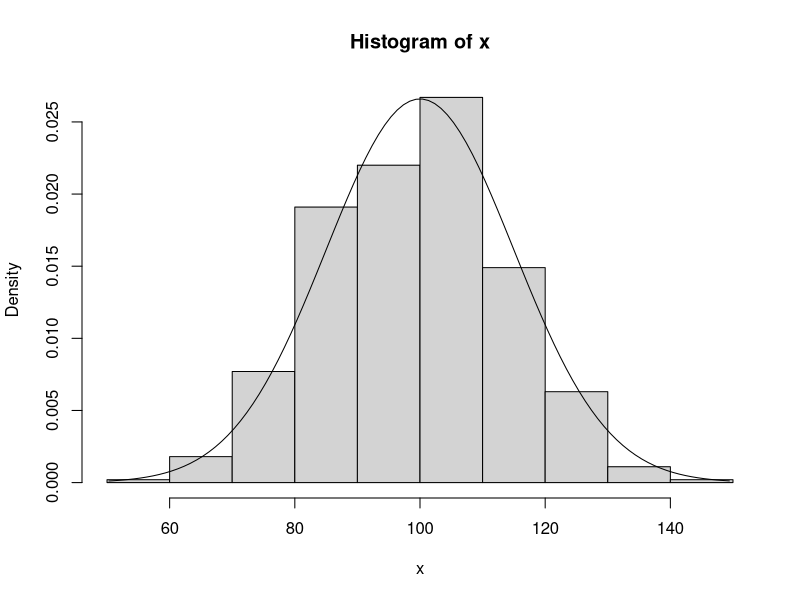

Write the R code that produced this figure. (Note: this script raises an error after producing the figure.)
###### Chapter 3 Interval estimation and hypothesis testing
pkgs <- c("xtable", "PoEdata", "knitr")
sapply(pkgs, require, character.only = TRUE)
#### 
# interval estimate, confidence interval, includes the true parameter with 
# a given probability
# a coefficient of the linear regression model such as b1 is normally 
# distributed with its mean equal to the population parameter ß1
# a variance that depends on the population variance sig2 and sample size
####
# The quantile is defined as the smallest value x such that F(x) >= p, where 
# F is the distribution function.
####
## pnorm, cdf:culmulative density function
# Suppose widgit weights produced at Acme Widgit Works have weights that are
# normally distributed with mean 17.46 grams and variance 375.67 grams. What
# is the probability that a randomly chosen widgit weighs more then 19 grams?
(1-pnorm(19, 17.46, sqrt(375.67)))
pnorm(19, 17.46, sqrt(375.67), lower.tail = FALSE)
## qnorm: inverse-look up, cdf:culmulative density function
# Suppose IQ scores are normally distributed with mean 100 and standard 
# deviation 15. What is the 95th percentile of the distribution of IQ scores?
qnorm(0.95, 100, 15)
## dnorm, pdf:probability density function
## rnorm
x <- rnorm(1000, 100, 15) # generate 1000 normal random numbers
hist(x, prob = TRUE)
xx <- seq(min(x), max(x), len = 100)
lines(xx, dnorm(xx, 100, 15))
###
## pbinom, cdf
# Suppose widgits produced at Acme Widgit Works have probability 
# 0.005 of being defective. Suppose widgits are shipped in cartons 
# containing 25 widgits. What is the probability that a randomly chosen 
# carton contains no more than one defective widgit?
pbinom(q = 1, size = 25, prob = 0.005)
## qbinom: cdf
## dbinom, pf: probability function, for discrete data
# Suppose widgits produced at Acme Widgit Works have probability 0.005 of
# being defective. Suppose widgits are shipped in cartons containing 25 
# widgits. What is the probability that a randomly chosen carton contains 
# exactly one defective widgit?
dbinom(x = 1, size = 25, prob = 0.005)
####
## the difference between x, q, p:
# x: the exactly this number P(X = 1)
# q: the number of interval, P(X <= 1)
# p: the area, F(x) <= p
#### Get the coefs interval
data("food")
alpha <- 0.05 # the significant level
mod1 <- lm(food_exp ~ income, food)
smod1 <- summary(mod1)
# b2 +- tc * seb2
b2 <- coef(mod1)[[2]] # get b2 coef
seb2 <- coef(smod1)[2,2] # get standard deviation or standard error of b2
df <- df.residual(mod1) # get the df
tc <- qt(1-alpha/2, df) # get the t critical value of the b2
# 
lowb <- b2 - tc*seb2 
upb <- b2 + tc*seb2
lowb; upb
##
ci <- confint(mod1)
#### Confidence intervals in repeated samples
data("table2_2")
View(table2_2)
mod2 <- lm(y1 ~ x, table2_2)
#
tc <- dt(1-alpha/2, df.residual(mod2)) # get the critical t value
#
lowb1 <- rep(0, 10)
upb1 <- rep(0, 10)
lowb2 <- rep(0, 10)
upb2 <- rep(0, 10)
#
for(i in 2:11){
  dat <- data.frame(cbind(table2_2[,1], table2_2[,i]))
  names(dat) <- c("x", "y")
  mod2 <- lm(y ~ x, dat)
  smod1 <- summary(mod2)
  b1 <- coef(mod1)[[1]]
  b2 <- coef(mod1)[[2]]
  seb1 <- coef(smod1)[1, 2]
  seb2 <- coef(smod1)[2, 2]
  lowb1[i-1] <- b1-tc*seb1
  upb1[i-1] <- b1+tc*seb1
  lowb2[i-1] <- b2-tc*seb2
  upb2[i-1] <- b2+tc*seb2
}
table <- data.frame(lowb1, upb1, lowb2, upb2)
kable(table,
      caption = "Confidence interval for $b_{1}$ and $b_{2}$",
      aligh = "c")
?kable
#### Hypothesis testing
mod1 <- lm(food_exp ~ income, food)
smod1 <- summary(mod1)
table <- data.frame(xtable(mod1)) # xtable, convert a R object to an xtable
# object, can then be printed as LaTeX or HTML table
kable(table, caption = "Regression output showing the coefficients")
##
b2 <- coef(mod1)[[2]] # get b2
seb2 <- coef(smod1)[2, 2] # seb2 <- sqrt(vcov(mod1)[2, 2])
t <- b2/seb2
df <- df.residual(mod1)
tc <- qt(1-alpha/2, df)
##
t > tc # true, then in the rejection area
#
curve(dt(x, df), -2.5*seb2, 2.5*seb2, ylab = "", xlab = "t",
      main = "A two-tail hypothesis testing for b2 in the food exmaple") 
# plot density function of respective t statistics
abline(v = c(-tc, tc, t), col = c("red", "red", "blue"),
       lty = c(2, 2, 3)) # show t value and tc 
legend("topleft", legend = c("-tr", "t", "tr"), 
       col = c("red", "red", "blue"),
       lty = c(2, 2, 3), x.intersp = 0.3, y.intersp = 0.3, seg.len = 0.8)
### One-tailed
## right side
t <- (b2-5.5)/seb2
tc <- qt(1-alpha, df) # here, alpha isn't divided by two
#
t > tc # reject H0 
curve(dt(x, df), -2.5*seb2, 2.5*seb2, ylab = "", xlab = "t",
      main = "A right one-tailed hypothesis testing for b2 in the food example")
abline(v = c(tc, t), col = c("red", "blue"), lty = c(2, 3))
legend("topleft", legend = c("tc", "t"), col = c("red", "blue"),
       lty = c(2, 3), x.intersp = 0.3, y.intersp = 0.3, seg.len = 0.8)
## left side
t <- (b2-15)/seb2
tc <- qt(alpha, df)
#
t < tc # reject H0
#
curve(dt(x, df), -2.5*seb2, 2.5*seb2, ylab = "", xlab = "t",
      main = "A left one-tailed hypothesis testing for b2 in the food example")
abline(v = c(t, tc), col = c("blue", "red"), lty = c(3,2))
legend("topright", legend = c("t", "tc"), col = c("blue", "red"),
       lty = c(3, 2), x.intersp = 0.3, y.intersp = 0.3, seg.len = 0.8)
###
table <- data.frame(round(xtable(smod1), 3))
kable(table, caption = "Regression output for the 'food' model")
#### P-value
## two-tailed
t <- b2/seb2
p <- 2*(1-pt(abs(t), df))
## right one-tailed
t <- (b2-5.5)/seb2
p <- 1-pt(t, df)
## left one-tailed
t <- (b2-15)/seb2
p <- pt(t, df)
###
curve(dt(x, df), -2.5*seb2, 2.5*seb2, ylab = "", xlab = "t",
      main = "The p-value in two-tail hypothesis testing")
abline(v = c(-t, t), col = c("red", "red"), lty = c(2, 4))
legend("topright", legend = c("-t", "t"), col = c("red", "red"), lty = c(2,4),
       x.intersp = 0.3, y.intersp = 0.3, seg.len = 0.8)
###
table <- data.frame(round(xtable(smod1),3))
kable(table, caption = "Regression output in showing p-values")
#### Testing linear combinations of parameters
x <- 20 # when income is 20,000s
tc <- qt(1-alpha/2, df) # get the critical t value, create the rejection region
# right of tc
b1 <- coef(mod1)[[1]] # get b1
b2 <- coef(mod1)[[2]] # get b2
varb1 <- vcov(mod1)[1,1] # get the variance of b1
varb2 <- vcov(mod1)[2,2] # get the variance of b2
covb1b2 <- vcov(mod1)[1, 2] # get the covariates of b1 and b2
L <- b1+b2*x # estimated L
varL = varb1 + x^2*varb2 + 2*x*covb1b2 # var(L)
seL <- sqrt(varL) #  get the standard error of L
lowbL <- L-tc*seL
upbL <- L+tc*seL
#
lowbL;upbL
###
# 
shadenorm <-  function(below=NULL, above=NULL, pcts = c(0.025,0.975), mu=0, sig=1, numpts = 500, color = "gray", dens = 40,
                     justabove= FALSE, justbelow = FALSE, lines=FALSE,between=NULL,outside=NULL){
  if(is.null(between)){
    below = ifelse(is.null(below), qnorm(pcts[1],mu,sig), below)
    above = ifelse(is.null(above), qnorm(pcts[2],mu,sig), above)
  }
  if(is.null(outside)==FALSE){
    below = min(outside)
    above = max(outside)
  }
  lowlim = mu - 4*sig
  uplim  = mu + 4*sig
  x.grid = seq(lowlim,uplim, length= numpts)
  dens.all = dnorm(x.grid,mean=mu, sd = sig)
  if(lines==FALSE){
    plot(x.grid, dens.all, type="l", xlab="X", ylab="Density")
  }
  if(lines==TRUE){
    lines(x.grid,dens.all)
  }
  if(justabove==FALSE){
    x.below    = x.grid[x.grid<below]
    dens.below = dens.all[x.grid<below]
    polygon(c(x.below,rev(x.below)),c(rep(0,length(x.below)),rev(dens.below)),col=color,density=dens)
  }
  if(justbelow==FALSE){
    x.above    = x.grid[x.grid>above]
    dens.above = dens.all[x.grid>above]
    polygon(c(x.above,rev(x.above)),c(rep(0,length(x.above)),rev(dens.above)),col=color,density=dens)
  }
  if(is.null(between)==FALSE){
    from = min(between)
    to   = max(between)
    x.between    = x.grid[x.grid>from&x.grid<to]
    dens.between = dens.all[x.grid>from&x.grid<to]
    polygon(c(x.between,rev(x.between)),c(rep(0,length(x.between)),rev(dens.between)),col=color,density=dens)
  }
}
#
curve(dt(x, df), -2.5*seb2, 2.5*seb2)
shadenorm(above = 1.6, justabove = TRUE)
segments(1.6, 0, 1.6, 0.2, col = "blue", lty = 3)
legend("topleft", legend = "t", col = "blue", lty = 3,
       x.intersp = 0.3, y.intersp = 0.3, seg.len = 0.8)
##
curve(dt(x, df), -2.5*seb2, 2.5*seb2)
shadenorm(above = -1.6, justabove = TRUE)
segments(-1.6, 0, -1.6, 0.2, col = "blue", lty = 3)
legend("topright", legend = "t", col = "blue", lty = 3,
       x.intersp = 0.3, y.intersp = 0.3, seg.len = 0.8)
###
t <- (L-250)/seL
tc <- qt(1-alpha/2, df)
#
t > tc # true, reject H0
##
p <- 2*(1-pt(abs(t), df)) 
p < alpha # true, reject H0
####






